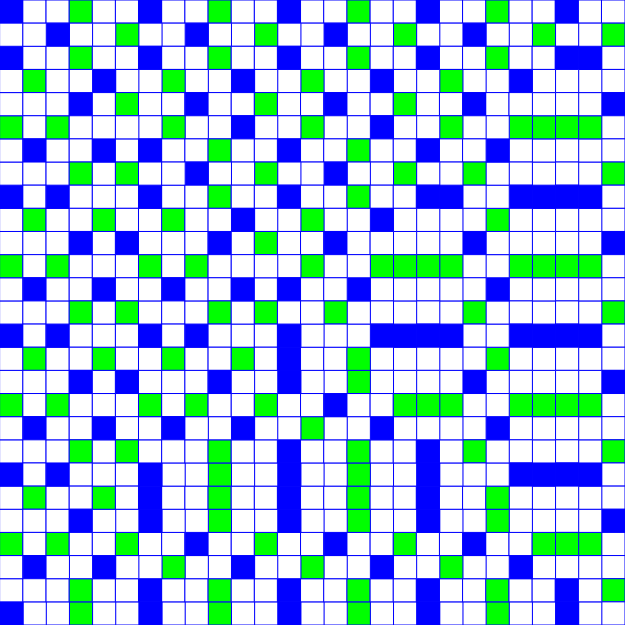
Frame 1 (no input)
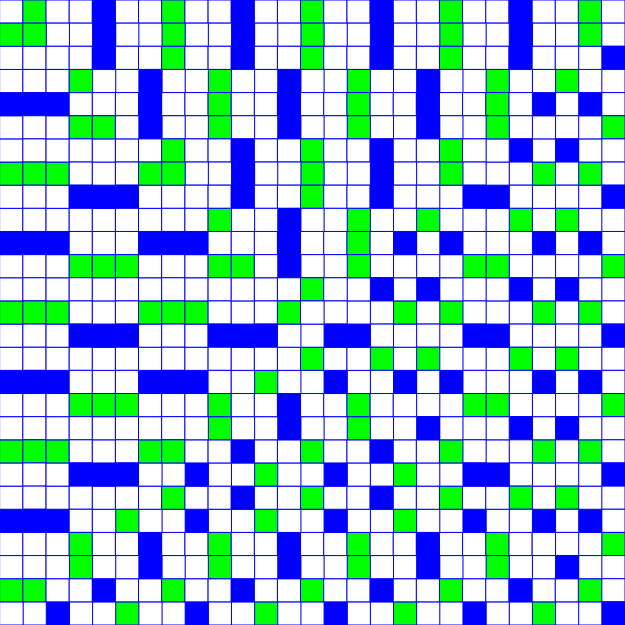
Frame 60 (no input)
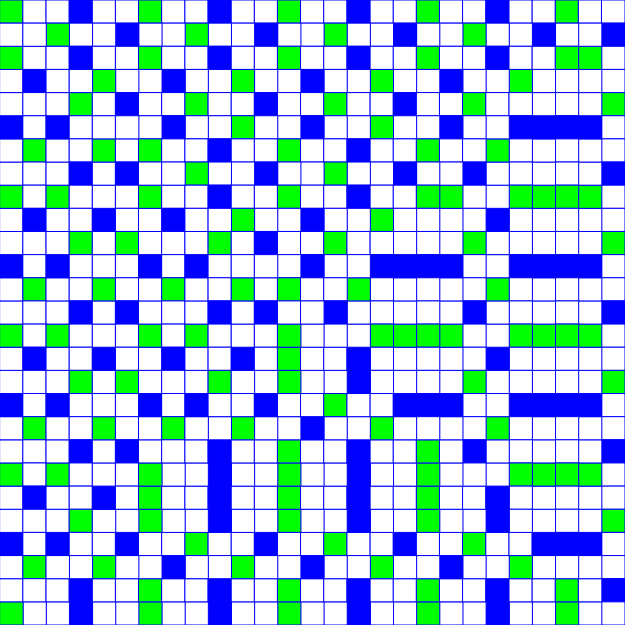
Frame 120 (the mouse pressed at the canvas centre since frame 60)

The p5.js sketch that drew these frames (run headless with seeded random() and noise() and a simulated clock; from frame 60 on, the mouse is pressed at the canvas centre):

// p5.js sketch
// ── sketch.js
let coords = []
let amount = 27
let count = amount / 2 
let sideWidth
let sideHeight
let end
let spaces = 6
let spaceIndex = 0
let fRate = 12

function setup() {

  createCanvas(625, 625);
  sideWidth = width / amount
  sideHeight = height / amount
  for (let i = 0; i < count; i++) {
    if (i % 2 === 0) {
      makeCoords(i)
    } else {
      makeCoords(i, true)
    }
    // makeCoords(i)
  }
  
}

function draw() {
  // background(232, 213, 7)
  
  drawSquares(coords.length)

}

function makeCoords(offset, reverse=false) {
  const xMult = sideWidth
  const yMult = sideHeight
  const start = 0 + offset
  const end = amount -  1 - offset
  
  let _coords = []

  for (let i = start; i < amount - offset; i++) {
    _coords.push([i * xMult, (start * yMult)])
  }
  for (let i = start + 1; i < end; i++) {
    _coords.push([end * xMult, i * yMult])
  }
  for (let i = end; i > start; i--) {
    _coords.push([i * xMult, end * yMult])
  }
  for (let i = end; i > start; i--) {
    _coords.push([start * xMult, i * yMult])
  }
  
  if (reverse) {
    const _coordsReversed = _coords.reverse()
    coords = coords.concat(_coordsReversed)
  } else {
    coords = coords.concat(_coords)
  }
} 

function drawSquares(limit) {
    for (i = 0; i < limit; i++) {
      stroke(0, 0, 255)
      // noStroke()

      if (i % spaces === spaceIndex % spaces) {
        fill(0, 0, 255)
      } else if (i % (spaces / 2) === spaceIndex % (spaces / 2)) {
        fill(0, 255, 0)
      } else {
        fill(255)
      }

      rect(coords[i][0], coords[i][1], sideWidth, sideHeight)
    }
  
    if (frameCount % fRate === 0) {
      spaceIndex += 1
    }
}
